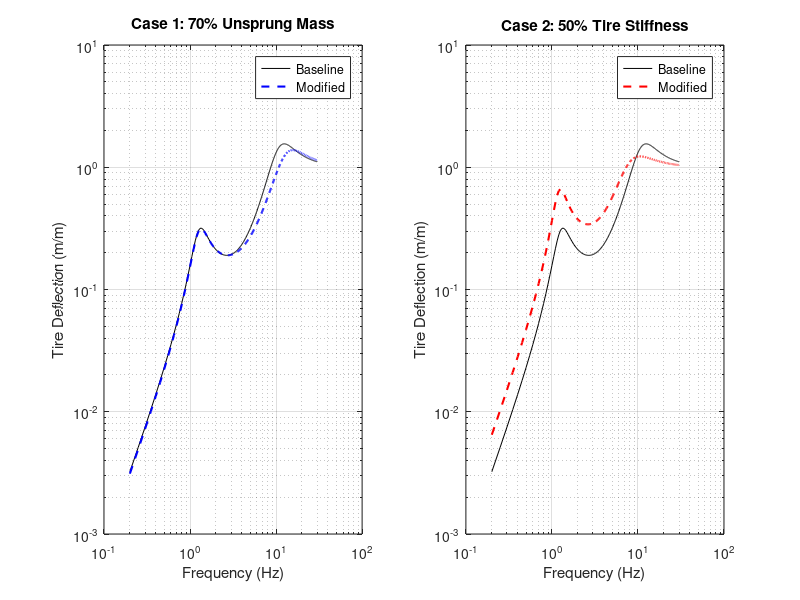
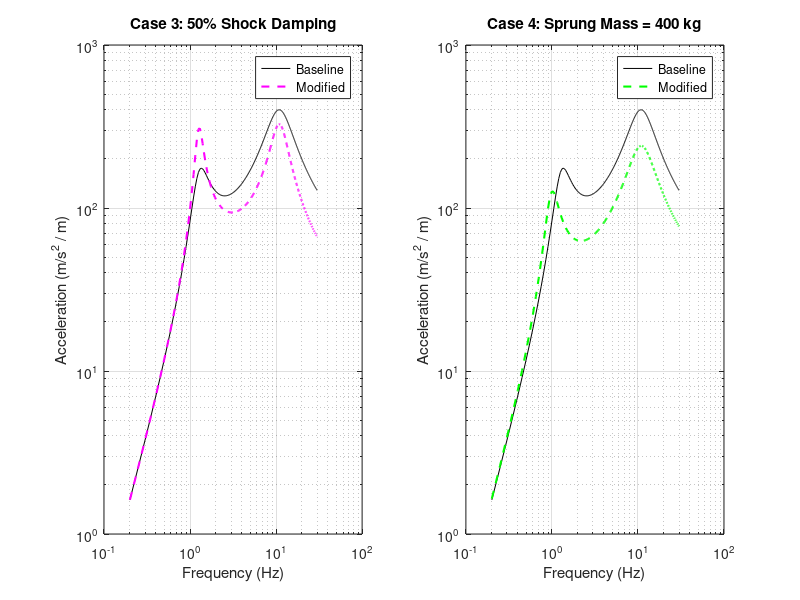

Source code (MATLAB) for these figures, in order:
clc
clear
close all

ms = 240;
mus = 32;
Ksh = 17000;
Ktr = 136000;
Ct = 500;
Csh = 1010;
f = 0.2:0.05:30; 
omega = 2*pi*f;
N = length(f);

acc_base = zeros(1,N); 
acc_mod1 = zeros(1,N); 
acc_mod2 = zeros(1,N); 
acc_mod3 = zeros(1,N); 
acc_mod4 = zeros(1,N); 
tire_base = zeros(1,N);
tire_mod1 = zeros(1,N);
tire_mod2 = zeros(1,N);
tire_mod3 = zeros(1,N);
tire_mod4 = zeros(1,N);

for i = 1:N
    w = omega(i);
    
    M_base = [ms,0;0,mus];
    C_base = [Csh,-Csh;-Csh,Csh+Ct];
    K_base = [Ksh,-Ksh;-Ksh,Ksh+Ktr];
    F_base = [0;Ktr+1i*w*Ct];%niroo jade
    
    A_base = -w^2*M_base+1i*w*C_base+K_base;
    Z_base = A_base\F_base;
    acc_base(i) = abs(-w^2*Z_base(1));
    tire_base(i) = abs(Z_base(2)-1);
    

    %1 ==> Unsprung Mass = 70%
    M1 = [ms,0;0,0.7*mus];
    A1 = -w^2*M1+1i*w*C_base+K_base;
    Z1 = A1\F_base;
    acc_mod1(i) = abs(-w^2*Z1(1)); 
    tire_mod1(i) = abs(Z1(2)-1);
    
    %2 ==> Tire Stiffness = 50%
    K2 = [Ksh,-Ksh;-Ksh,Ksh+0.5*Ktr];
    F2 = [0;0.5*Ktr+1i*w*Ct];
    A2 = -w^2*M_base+1i*w*C_base+K2;
    Z2 = A2\F2;
    acc_mod2(i) = abs(-w^2*Z2(1)); 
    tire_mod2(i) = abs(Z2(2)-1);
    
    %3==> Damping = 50%
    C3 = [0.5*Csh,-0.5*Csh;-0.5*Csh,0.5*Csh+Ct];
    A3 = -w^2*M_base+1i*w*C3+K_base;
    Z3 = A3\F_base;
    acc_mod3(i) = abs(-w^2*Z3(1)); 
    tire_mod3(i) = abs(Z3(2)-1);
    
    %4==> Sprung Mass = 400 kg
    M4 = [400,0;0,mus];
    A4 = -w^2*M4+1i*w*C_base+K_base;
    Z4 = A4\F_base;
    acc_mod4(i) = abs(-w^2*Z4(1)); 
    tire_mod4(i) = abs(Z4(2)-1);
end

%Barasi Road Holding
figure
subplot(1,2,1)
loglog(f,tire_base,'k-',f,tire_mod1,'b--','LineWidth',1.5)
title('Case 1: 70% Unsprung Mass')
xlabel('Frequency (Hz)')
ylabel('Tire Deflection (m/m)')
legend('Baseline','Modified')
grid on

subplot(1,2,2)
loglog(f,tire_base,'k-',f,tire_mod2,'r--','LineWidth',1.5)
title('Case 2: 50% Tire Stiffness')
xlabel('Frequency (Hz)')
ylabel('Tire Deflection (m/m)')
legend('Baseline','Modified')
grid on

%Barasi Comfort
figure
subplot(1,2,1)
loglog(f,acc_base,'k-',f,acc_mod3,'m--','LineWidth',1.5)
title('Case 3: 50% Shock Damping')
xlabel('Frequency (Hz)')
ylabel('Acceleration (m/s^2 / m)')
legend('Baseline', 'Modified')
grid on

subplot(1,2,2)
loglog(f,acc_base,'k-',f,acc_mod4,'g--','LineWidth',1.5)
title('Case 4: Sprung Mass = 400 kg')
xlabel('Frequency (Hz)')
ylabel('Acceleration (m/s^2 / m)')
legend('Baseline','Modified')
grid on
%Parsa Shahrstani/40226059/Project2/Code6_1234
